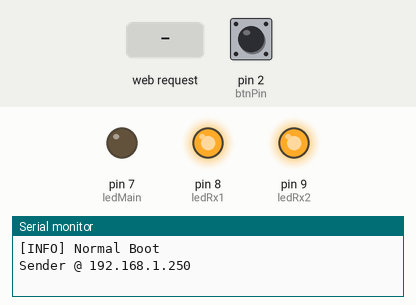
This sketch was run on a simulated Arduino Uno, built with avr-gcc and run on an emulated ATmega328P. Parts: output pins drawn as LEDs (lit = HIGH), the last lines printed to the serial monitor. Dashed ring = blinking. Inputs (shaded band) come from the test bench; at power-on: pin 2 (btnPin) HIGH. WiFi joins after 1.5 s; servers stay silent unless stated; uploads are accepted with an empty reply.

Above: at 3.2 s.
3.3 s: pin 2 (btnPin) pulled LOW for 0.15 s
At 5.1 s:
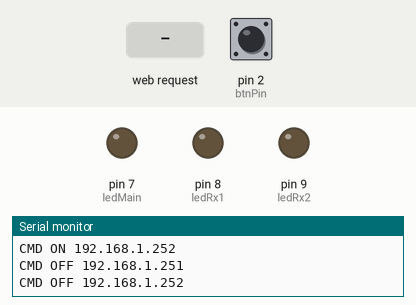
6.3 s: HTTP request GET /on received
At 8.65 s:
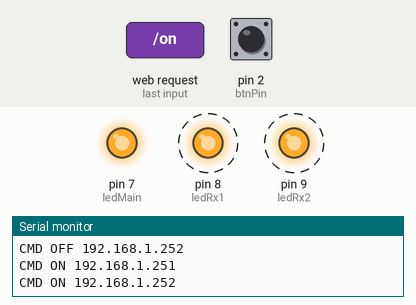
9.3 s: HTTP request GET /off received
At 10.9 s:
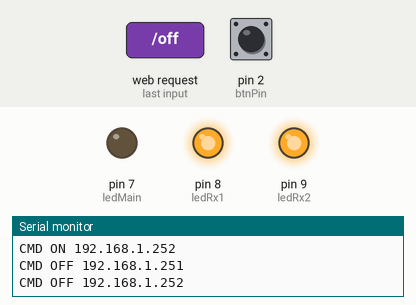
12.3 s: pin 2 (btnPin) pulled LOW for 3.2 s
At 13.8 s:
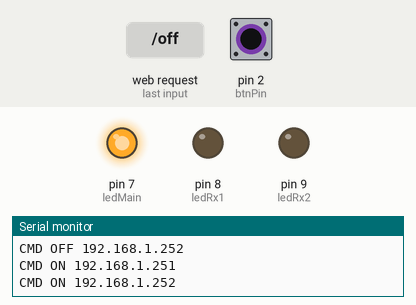
Timing chart, 0 to 18.0 s (numbered marks = the images above; inputs shaded):
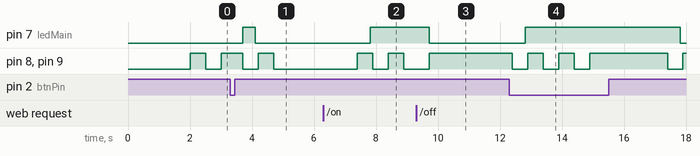

The sketch:

Sender.ino
```cpp
#include <SPI.h>
#include <Ethernet.h>
#include <avr/wdt.h>

/* ─── Network ─── */
byte mac[] = { 0xDE, 0xAD, 0xBE, 0xEF, 0xFE, 0x01 };
IPAddress ip(192, 168, 1, 250);
IPAddress recvIP[] = {
  IPAddress(192, 168, 1, 251),
  IPAddress(192, 168, 1, 252)
};

EthernetClient client;
EthernetServer server(80);

/* ─── Pin map ─── */
const int btnPin   = 2;
const int ledMain  = 7;
const int ledRx1   = 8;
const int ledRx2   = 9;

/* ─── Vars ─── */
bool rxOnline[2] = { false, false };
unsigned long lastPoll = 0;
unsigned long lastBlink = 0;
bool blinkState[2] = { false, false };

bool webActive = false;
bool btnActive = false;


void setup() {
  Serial.begin(9600);

  if (MCUSR & (1 << WDRF)) {
    Serial.println(F("[INFO] Reset by Watchdog"));
  } else {
    Serial.println(F("[INFO] Normal Boot"));
  }
  // ปิด WDT ก่อนเริ่มโปรแกรม
  MCUSR &= ~(1 << WDRF);
  wdt_disable();
  delay(1000);

  // เปิดใช้งาน WDT ให้รีเซ็ตทุก 8 วินาที
  wdt_enable(WDTO_8S);


  pinMode(btnPin , INPUT_PULLUP);
  pinMode(ledMain, OUTPUT);
  pinMode(ledRx1 , OUTPUT);
  pinMode(ledRx2 , OUTPUT);
  digitalWrite(ledMain, LOW);
  digitalWrite(ledRx1, LOW);
  digitalWrite(ledRx2, LOW);

  Ethernet.begin(mac, ip);
  delay(1000);
  server.begin();

  Serial.print(F("Sender @ ")); Serial.println(Ethernet.localIP());
}

void sendCmd(IPAddress ip, bool on) {
  EthernetClient cmd;
  cmd.setTimeout(1000);
  if (cmd.connect(ip, 80)) {
    cmd.print(F("GET /ring?on="));
    cmd.print(on ? '1' : '0');
    cmd.println(F(" HTTP/1.1"));
    cmd.println(F("Connection: close\r\n"));
    cmd.stop();
    Serial.print(F("CMD ")); Serial.print(on ? "ON " : "OFF "); Serial.println(ip);
  } else {
    Serial.print(F("Fail connect ")); Serial.println(ip);
  }
}

bool pingReceiver(IPAddress ip) {
  EthernetClient ping;
  if (!ping.connect(ip, 80)) return false;
  ping.println(F("GET / HTTP/1.1"));
  ping.println(F("Connection: close\r\n"));
  unsigned long t0 = millis();
  while (millis() - t0 < 1000) {
    if (ping.available()) {
      String line = ping.readStringUntil('\n');
      if (line.startsWith("READY")) {
        ping.stop();
        return true;
      }
    }
  }
  ping.stop();
  return false;
}

void handleWebRequest(EthernetClient& cli) {
  String req = "";
  while (cli.connected()) {
    if (cli.available()) {
      char c = cli.read();
      req += c;
      if (req.endsWith("\r\n\r\n")) break;
    }
  }

  if (req.indexOf("GET /on") >= 0) {
    if (!btnActive && !webActive) {
      for (int i = 0; i < 2; i++) sendCmd(recvIP[i], true);
      digitalWrite(ledMain, HIGH);
      webActive = true;
    }
  } else if (req.indexOf("GET /off") >= 0) {
    if (!btnActive && webActive) {
      for (int i = 0; i < 2; i++) sendCmd(recvIP[i], false);
      digitalWrite(ledMain, LOW);
      webActive = false;
    }
  }

  // Web page response
  cli.println(F("HTTP/1.1 200 OK"));
  cli.println(F("Content-Type: text/html"));
  cli.println(F("Connection: close"));
  cli.println();
  cli.println(F("<html><head><meta charset='utf-8'><meta name='viewport' content='width=device-width, initial-scale=1'>"));

  cli.println(F("<style>html,body{margin:0;padding:0;overflow:hidden;height:100vh}</style>"));

  cli.println(F("<style>"));
  cli.println(F("body {margin: 0; padding: 0; font-family: sans-serif; text-align: center; display: flex; flex-direction: column; height: 100vh}"));
  cli.println(F(".circle {width: 15px; height: 15px; border-radius: 50%; display: inline-block; margin-right: 10px}"));
  cli.println(F(".sw {width: 70px; height: 36px; position: relative; display: inline-block}"));
  cli.println(F(".slider {position: absolute; cursor: grab; top: 0; left: 0; right: 0; bottom: 0; background: #ccc; border-radius: 30px; transition: .4s}"));
  cli.println(F(".slider:before {position: absolute; content: ''; height: 30px; width: 30px; left: 3px; bottom: 3px; background: white; border-radius: 50%; transition: .4s}"));
  cli.println(F("input:checked + .slider {background: #2196F3}"));
  cli.println(F("input:checked + .slider:before {transform: translateX(34px)}"));
  cli.println(F("</style>"));

  // JavaScript รองรับการลากบนมือถือ
  cli.println(F("<script>"));
  cli.println(F("document.addEventListener('DOMContentLoaded', function () {"));
  cli.println(F("let slider = document.querySelector('.slider');"));
  cli.println(F("let checkbox = document.querySelector('.sw input');"));
  cli.println(F("let isDragging = false;"));

  cli.println(F("function handleMove(event) {"));
  cli.println(F("let rect = slider.getBoundingClientRect();"));
  cli.println(F("let posX = (event.touches ? event.touches[0].clientX : event.clientX) - rect.left;"));
  cli.println(F("let percent = Math.max(0, Math.min(1, posX / rect.width));"));
  cli.println(F("checkbox.checked = percent > 0.5;"));
  cli.println(F("}"));

  cli.println(F("slider.addEventListener('mousedown', () => isDragging = true);"));
  cli.println(F("slider.addEventListener('touchstart', () => isDragging = true);"));

  cli.println(F("document.addEventListener('mousemove', (event) => { if (isDragging) handleMove(event); });"));
  cli.println(F("document.addEventListener('touchmove', (event) => { if (isDragging) handleMove(event); });"));

  cli.println(F("document.addEventListener('mouseup', () => { isDragging = false; location.href = checkbox.checked ? 'on' : 'off'; });"));
  cli.println(F("document.addEventListener('touchend', () => { isDragging = false; location.href = checkbox.checked ? 'on' : 'off'; });"));
  cli.println(F("});"));
  cli.println(F("</script>"));

  cli.println(F("<body>"));
  cli.println(F("<h2>InwIQ IoT Engineering<br>Alarm Monitor Service</h2>"));

  cli.println(F("<div style='display: flex; justify-content: center; gap: 10px;'>"));

  String tempStr1 = "<div><span class='circle' style='background:" + String(rxOnline[0] ? "green" : "red") + "'></span>กริ่งตัวที่ 1</div>";
  String tempStr2 = "<div><span class='circle' style='background:" + String(rxOnline[1] ? "green" : "red") + "'></span>กริ่งตัวที่ 2</div>";

  cli.println(tempStr1);
  cli.println(tempStr2);

  cli.println(F("</div>"));

  // Switch control
  cli.println(F("<div style='margin:20px 0'>"));
  cli.println(F("<h3>Sender Online</h3>"));
  cli.println(F("<div>เลื่อนสวิตช์เพื่อเปิด/ปิด กระดิ่ง</div>"));
  cli.println(F("</br>"));

  String tempSwitch = "<label class='sw'><input type='checkbox' " + String(webActive ? "checked" : "") + "><span class='slider'></span></label>";

  cli.println(tempSwitch);
  cli.println(F("</div>"));

  // Status Message
  cli.println(F("<div style='font-size:16px;color:#444;margin-bottom:10px'>"));

  if (webActive) {
    cli.print(F("สถานะ: "));
    if (rxOnline[0] && rxOnline[1]) {
      cli.println(F("เปิดแล้ว (ตัวรับทั้ง 2 ทำงานปกติ)"));
    } else if (rxOnline[0] && !rxOnline[1]) {
      cli.println(F("เปิดแล้ว (ตัวรับที่ 2 ไม่ตอบสนอง)"));
    } else if (!rxOnline[0] && rxOnline[1]) {
      cli.println(F("เปิดแล้ว (ตัวรับที่ 1 ไม่ตอบสนอง)"));
    } else {
      cli.println(F("เปิดแล้ว (ตัวรับทั้ง 2 ไม่ตอบสนอง)"));
    }
  } else {
    cli.println(F("สถานะ: ปิดแล้ว"));
  }

  cli.println(F("</div>"));

  // Footer ติดอยู่ด้านล่าง
  cli.println(F("<footer style='position:absolute;bottom:20px;width:100%;text-align:center;color:gray'>Copyright© 2025 <b>InwIQ</b></footer>"));
  cli.println(F("</body></html>"));
  cli.stop();
}

void loop() {

  // รีเซ็ต WDT ทุกครั้งที่ loop ทำงาน
  wdt_reset();

  if (millis() - lastPoll >= 5000) {
    lastPoll = millis();
    for (int i = 0; i < 2; i++) {
      rxOnline[i] = pingReceiver(recvIP[i]);
    }
  }
  /*
    // ถ้าหลุด LAN เกิน 60 วิ → รีบูต
    static unsigned long offlineSince = 0;
    if (!rxOnline[0] || !rxOnline[1]) {
      if (offlineSince == 0) offlineSince = millis();
      if (millis() - offlineSince >= 60000) {
        Serial.println(F("[ERROR] Receiver offline > 60s. Rebooting..."));
        delay(100);   // รอ Serial print
       asm volatile("jmp 0");
      }
    } else {
      offlineSince = 0;  // รีเซ็ตถ้ากลับมาออนไลน์
    }
  */
  EthernetClient newClient = server.available();
  if (newClient) handleWebRequest(newClient);

  // Physical button
  if (digitalRead(btnPin) == LOW) {
    if (!btnActive) {
      btnActive = true;
      for (int i = 0; i < 2; i++) sendCmd(recvIP[i], true);
      digitalWrite(ledMain, HIGH);
    }
  } else {
    if (btnActive) {
      btnActive = false;
      for (int i = 0; i < 2; i++) sendCmd(recvIP[i], false);
      digitalWrite(ledMain, LOW);
    }
  }

  // Poll every 5s
  if (millis() - lastPoll >= 5000) {
    lastPoll = millis();
    for (int i = 0; i < 2; i++) {
      rxOnline[i] = pingReceiver(recvIP[i]);
    }
  }

  // Blink LEDs if offline
  if (millis() - lastBlink >= 500) {
    lastBlink = millis();
    for (int i = 0; i < 2; i++) {
      if (rxOnline[i]) {
        digitalWrite(i == 0 ? ledRx1 : ledRx2, HIGH);
      } else {
        blinkState[i] = !blinkState[i];
        digitalWrite(i == 0 ? ledRx1 : ledRx2, blinkState[i]);
      }
    }
  }
}
//ตรวจสอบได้เลยครับ แต่ ห้าม! ตัดข้อความ หรือ เงื่อนไข สำคัญๆ ก็แล้วกัน
```

Measured:
- after the input at 3.3 s, pin 7 (ledMain): LOW → HIGH after 0.40 s, → LOW 0.40 s later
- after the input at 6.3 s, pin 7 (ledMain): LOW → HIGH after 1.5 s
- after the input at 9.3 s, pin 7 (ledMain): HIGH → LOW after 0.41 s
- after the input at 12.3 s, pin 7 (ledMain): LOW → HIGH after 0.51 s, → LOW 5.0 s later
